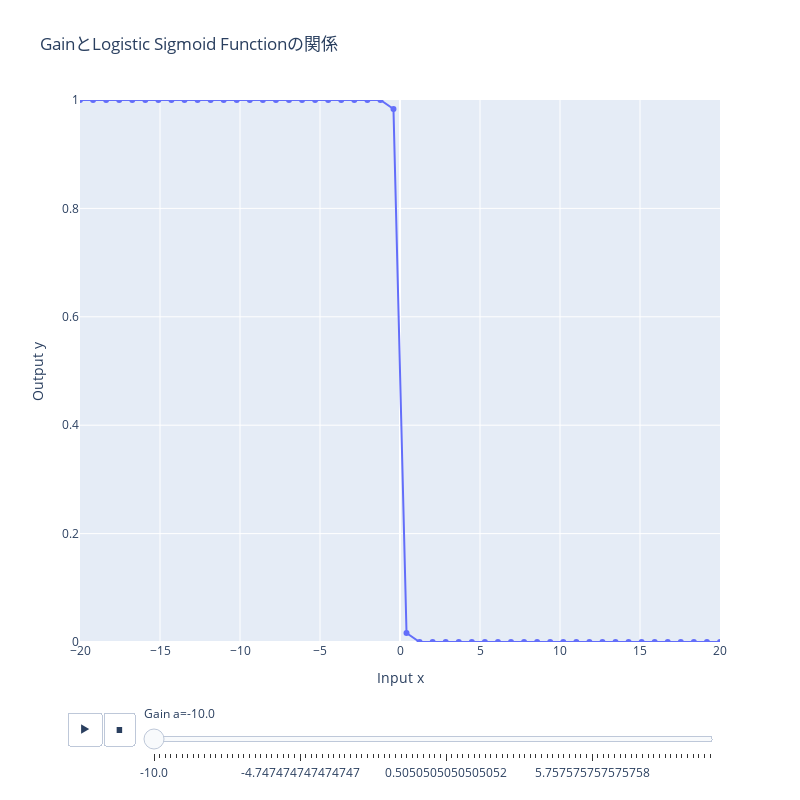

Write notebook code for a chart like this one.
### Markdown cell above
ここでロジスティック関数と呼んでいる関数には`a`という引数があります。この値はgainを示していて、上のプロットは$a=1$の場合のものです。  
この$a=1$の特殊な状態のとき、「標準シグモイド関数」または「標準ロジスティック関数: Standard logistic function」と呼ばれます。  
また機械学習の分野ではこの標準シグモイド関数を単に「シグモイド関数」と呼ぶ事が多いです。  
(参考: https://atmarkit.itmedia.co.jp/ait/articles/2003/04/news021.html)

「シグモイド」とは「ギリシア語のシグマの語末形（アルファベットでいうとS）に似た形」を表す言葉なので、ロジスティック・シグモイド関数以外にもシグモイド関数は存在します。しかしそれでも機械学習の分野では、標準シグモイド関数を単にシグモイド関数と呼びます（実際それ以外の呼び方をしている人を見たことがない…）

(参考: https://kenichia.hatenablog.com/entry/2017/03/04/122551)

gainはグラフのS字カーブをきつくしたり、ゆるくしたりするためのパラメータとして機能します。  
実際に以下のプロットで、`gain a`スライダーを操作して確認してみましょう。  
gainが0に近い時はx軸に平行に近い直線のような形を取り、gainを徐々に大きくするとS字になっていきます。更にgainを大きくするとS字の勾配が大きくなり、最終的にステップ関数に近い形になることがわかります。

### Code cell
def get_sigmoid_df(a:float=0.1):
    x = np.linspace(-20,20, 50)
    y = logistic_sigmoid(x, a=a)
    sigmoid_df = pd.DataFrame({"Input x":x, 
                              "Output y": y})
    sigmoid_df["Gain a"] = a
    return sigmoid_df

# animation用のdataframeを作成
sample_df_for_animation = pd.concat([get_sigmoid_df(a) for a in np.linspace(-10.0, 10.0, 100)])
# animationの作成
logistic_sigmoid_animation = px.line(data_frame=sample_df_for_animation, 
                               x="Input x",y="Output y", animation_frame="Gain a",
                               width=800, height=800, 
                               markers=True,
                               title="GainとLogistic Sigmoid Functionの関係",
                               range_x=[-20,20], range_y=[0,1],
                               #render_mode="webgl",
                              )
# frame補間を消す
logistic_sigmoid_animation.layout.updatemenus[0].buttons[0].args[1]["transition"]['duration'] = 0
# 描画
logistic_sigmoid_animation.show()

### Figure 1 — Plotly figure (JSON) as saved in the notebook; plotly's stock layout.template omitted (floating-point values rounded to 4 significant figures)
{"data": [{"hovertemplate": "Gain a=-10.0<br>Input x=%{x}<br>Output y=%{y}<extra></extra>", "legendgroup": "", "line": {"color": "#636efa", "dash": "solid"}, "marker": {"symbol": "circle"}, "mode": "markers+lines", "name": "", "orientation": "v", "showlegend": false, "type": "scatter", "x": [-20, -19.18, -18.37, -17.55, -16.73, -15.92, -15.1, -14.29, -13.47, -12.65, -11.84, -11.02, -10.2, -9.388, -8.571, -7.755, -6.939, -6.122, -5.306, -4.49, -3.673, -2.857, -2.041, -1.224, -0.4082, 0.4082, 1.224, 2.041, 2.857, 3.673, 4.49, 5.306, 6.122, 6.939, 7.755, 8.571, 9.388, 10.2, 11.02, 11.84, 12.65, 13.47, 14.29, 15.1, 15.92, 16.73, 17.55, 18.37, 19.18, 20], "xaxis": "x", "y": [1, 1, 1, 1, 1, 1, 1, 1, 1, 1, 1, 1, 1, 1, 1, 1, 1, 1, 1, 1, 1.0, 1.0, 1.0, 1.0, 0.9834, 0.0166, 4.81e-06, 1.37e-09, 3.905e-13, 1.113e-16, 3.17e-20, 9.032e-24, 2.574e-27, 7.333e-31, 2.089e-34, 5.953e-38, 1.696e-41, 4.833e-45, 1.377e-48, 3.924e-52, 1.118e-55, 3.186e-59, 9.077e-63, 2.586e-66, 7.369e-70, 2.1e-73, 5.983e-77, 1.705e-80, 4.857e-84, 1.384e-87], "yaxis": "y"}], "layout": {"height": 800, "legend": {"tracegroupgap": 0}, "sliders": [{"active": 0, "currentvalue": {"prefix": "Gain a="}, "len": 0.9, "pad": {"b": 10, "t": 60}, "steps": [{"args": [["-10.0"], {"frame": {"duration": 0, "redraw": false}, "fromcurrent": true, "mode": "immediate", "transition": {"duration": 0, "easing": "linear"}}], "label": "-10.0", "method": "animate"}, {"args": [["-9.797979797979798"], {"frame": {"duration": 0, "redraw": false}, "fromcurrent": true, "mode": "immediate", "transition": {"duration": 0, "easing": "linear"}}], "label": "-9.797979797979798", "method": "animate"}, {"args": [["-9.595959595959595"], {"frame": {"duration": 0, "redraw": false}, "fromcurrent": true, "mode": "immediate", "transition": {"duration": 0, "easing": "linear"}}], "label": "-9.595959595959595", "method": "animate"}, {"args": [["-9.393939393939394"], {"frame": {"duration": 0, "redraw": false}, "fromcurrent": true, "mode": "immediate", "transition": {"duration": 0, "easing": "linear"}}], "label": "-9.393939393939394", "method": "animate"}, {"args": [["-9.191919191919192"], {"frame": {"duration": 0, "redraw": false}, "fromcurrent": true, "mode": "immediate", "transition": {"duration": 0, "easing": "linear"}}], "label": "-9.191919191919192", "method": "animate"}, {"args": [["-8.98989898989899"], {"frame": {"duration": 0, "redraw": false}, "fromcurrent": true, "mode": "immediate", "transition": {"duration": 0, "easing": "linear"}}], "label": "-8.98989898989899", "method": "animate"}, {"args": [["-8.787878787878787"], {"frame": {"duration": 0, "redraw": false}, "fromcurrent": true, "mode": "immediate", "transition": {"duration": 0, "easing": "linear"}}], "label": "-8.787878787878787", "method": "animate"}, {"args": [["-8.585858585858587"], {"frame": {"duration": 0, "redraw": false}, "fromcurrent": true, "mode": "immediate", "transition": {"duration": 0, "easing": "linear"}}], "label": "-8.585858585858587", "method": "animate"}, {"args": [["-8.383838383838384"], {"frame": {"duration": 0, "redraw": false}, "fromcurrent": true, "mode": "immediate", "transition": {"duration": 0, "easing": "linear"}}], "label": "-8.383838383838384", "method": "animate"}, {"args": [["-8.181818181818182"], {"frame": {"duration": 0, "redraw": false}, "fromcurrent": true, "mode": "immediate", "transition": {"duration": 0, "easing": "linear"}}], "label": "-8.181818181818182", "method": "animate"}, {"args": [["-7.979797979797979"], {"frame": {"duration": 0, "redraw": false}, "fromcurrent": true, "mode": "immediate", "transition": {"duration": 0, "easing": "linear"}}], "label": "-7.979797979797979", "method": "animate"}, {"args": [["-7.777777777777778"], {"frame": {"duration": 0, "redraw": false}, "fromcurrent": true, "mode": "immediate", "transition": {"duration": 0, "easing": "linear"}}], "label": "-7.777777777777778", "method": "animate"}, {"args": [["-7.575757575757576"], {"frame": {"duration": 0, "redraw": false}, "fromcurrent": true, "mode": "immediate", "transition": {"duration": 0, "easing": "linear"}}], "label": "-7.575757575757576", "method": "animate"}, {"args": [["-7.373737373737374"], {"frame": {"duration": 0, "redraw": false}, "fromcurrent": true, "mode": "immediate", "transition": {"duration": 0, "easing": "linear"}}], "label": "-7.373737373737374", "method": "animate"}, {"args": [["-7.171717171717171"], {"frame": {"duration": 0, "redraw": false}, "fromcurrent": true, "mode": "immediate", "transition": {"duration": 0, "easing": "linear"}}], "label": "-7.171717171717171", "method": "animate"}, {"args": [["-6.96969696969697"], {"frame": {"duration": 0, "redraw": false}, "fromcurrent": true, "mode": "immediate", "transition": {"duration": 0, "easing": "linear"}}], "label": "-6.96969696969697", "method": "animate"}, {"args": [["-6.767676767676768"], {"frame": {"duration": 0, "redraw": false}, "fromcurrent": true, "mode": "immediate", "transition": {"duration": 0, "easing": "linear"}}], "label": "-6.767676767676768", "method": "animate"}, {"args": [["-6.565656565656566"], {"frame": {"duration": 0, "redraw": false}, "fromcurrent": true, "mode": "immediate", "transition": {"duration": 0, "easing": "linear"}}], "label": "-6.565656565656566", "method": "animate"}, {"args": [["-6.363636363636363"], {"frame": {"duration": 0, "redraw": false}, "fromcurrent": true, "mode": "immediate", "transition": {"duration": 0, "easing": "linear"}}], "label": "-6.363636363636363", "method": "animate"}, {"args": [["-6.161616161616162"], {"frame": {"duration": 0, "redraw": false}, "fromcurrent": true, "mode": "immediate", "transition": {"duration": 0, "easing": "linear"}}], "label": "-6.161616161616162", "method": "animate"}, {"args": [["-5.959595959595959"], {"frame": {"duration": 0, "redraw": false}, "fromcurrent": true, "mode": "immediate", "transition": {"duration": 0, "easing": "linear"}}], "label": "-5.959595959595959", "method": "animate"}, {"args": [["-5.757575757575758"], {"frame": {"duration": 0, "redraw": false}, "fromcurrent": true, "mode": "immediate", "transition": {"duration": 0, "easing": "linear"}}], "label": "-5.757575757575758", "method": "animate"}, {"args": [["-5.555555555555555"], {"frame": {"duration": 0, "redraw": false}, "fromcurrent": true, "mode": "immediate", "transition": {"duration": 0, "easing": "linear"}}], "label": "-5.555555555555555", "method": "animate"}, {"args": [["-5.353535353535354"], {"frame": {"duration": 0, "redraw": false}, "fromcurrent": true, "mode": "immediate", "transition": {"duration": 0, "easing": "linear"}}], "label": "-5.353535353535354", "method": "animate"}, {"args": [["-5.151515151515151"], {"frame": {"duration": 0, "redraw": false}, "fromcurrent": true, "mode": "immediate", "transition": {"duration": 0, "easing": "linear"}}], "label": "-5.151515151515151", "method": "animate"}, {"args": [["-4.94949494949495"], {"frame": {"duration": 0, "redraw": false}, "fromcurrent": true, "mode": "immediate", "transition": {"duration": 0, "easing": "linear"}}], "label": "-4.94949494949495", "method": "animate"}, {"args": [["-4.747474747474747"], {"frame": {"duration": 0, "redraw": false}, "fromcurrent": true, "mode": "immediate", "transition": {"duration": 0, "easing": "linear"}}], "label": "-4.747474747474747", "method": "animate"}, {"args": [["-4.545454545454546"], {"frame": {"duration": 0, "redraw": false}, "fromcurrent": true, "mode": "immediate", "transition": {"duration": 0, "easing": "linear"}}], "label": "-4.545454545454546", "method": "animate"}, {"args": [["-4.343434343434343"], {"frame": {"duration": 0, "redraw": false}, "fromcurrent": true, "mode": "immediate", "transition": {"duration": 0, "easing": "linear"}}], "label": "-4.343434343434343", "method": "animate"}, {"args": [["-4.141414141414142"], {"frame": {"duration": 0, "redraw": false}, "fromcurrent": true, "mode": "immediate", "transition": {"duration": 0, "easing": "linear"}}], "label": "-4.141414141414142", "method": "animate"}, {"args": [["-3.9393939393939394"], {"frame": {"duration": 0, "redraw": false}, "fromcurrent": true, "mode": "immediate", "transition": {"duration": 0, "easing": "linear"}}], "label": "-3.9393939393939394", "method": "animate"}, {"args": [["-3.737373737373738"], {"frame": {"duration": 0, "redraw": false}, "fromcurrent": true, "mode": "immediate", "transition": {"duration": 0, "easing": "linear"}}], "label": "-3.737373737373738", "method": "animate"}, {"args": [["-3.5353535353535355"], {"frame": {"duration": 0, "redraw": false}, "fromcurrent": true, "mode": "immediate", "transition": {"duration": 0, "easing": "linear"}}], "label": "-3.5353535353535355", "method": "animate"}, {"args": [["-3.333333333333333"], {"frame": {"duration": 0, "redraw": false}, "fromcurrent": true, "mode": "immediate", "transition": {"duration": 0, "easing": "linear"}}], "label": "-3.333333333333333", "method": "animate"}, {"args": [["-3.1313131313131315"], {"frame": {"duration": 0, "redraw": false}, "fromcurrent": true, "mode": "immediate", "transition": {"duration": 0, "easing": "linear"}}], "label": "-3.1313131313131315", "method": "animate"}, {"args": [["-2.929292929292929"], {"frame": {"duration": 0, "redraw": false}, "fromcurrent": true, "mode": "immediate", "transition": {"duration": 0, "easing": "linear"}}], "label": "-2.929292929292929", "method": "animate"}, {"args": [["-2.7272727272727275"], {"frame": {"duration": 0, "redraw": false}, "fromcurrent": true, "mode": "immediate", "transition": {"duration": 0, "easing": "linear"}}], "label": "-2.7272727272727275", "method": "animate"}, {"args": [["-2.525252525252525"], {"frame": {"duration": 0, "redraw": false}, "fromcurrent": true, "mode": "immediate", "transition": {"duration": 0, "easing": "linear"}}], "label": "-2.525252525252525", "method": "animate"}, {"args": [["-2.3232323232323235"], {"frame": {"duration": 0, "redraw": false}, "fromcurrent": true, "mode": "immediate", "transition": {"duration": 0, "easing": "linear"}}], "label": "-2.3232323232323235", "method": "animate"}, {"args": [["-2.121212121212121"], {"frame": {"duration": 0, "redraw": false}, "fromcurrent": true, "mode": "immediate", "transition": {"duration": 0, "easing": "linear"}}], "label": "-2.121212121212121", "method": "animate"}, {"args": [["-1.9191919191919187"], {"frame": {"duration": 0, "redraw": false}, "fromcurrent": true, "mode": "immediate", "transition": {"duration": 0, "easing": "linear"}}], "label": "-1.9191919191919187", "method": "animate"}, {"args": [["-1.717171717171718"], {"frame": {"duration": 0, "redraw": false}, "fromcurrent": true, "mode": "immediate", "transition": {"duration": 0, "easing": "linear"}}], "label": "-1.717171717171718", "method": "animate"}, {"args": [["-1.5151515151515156"], {"frame": {"duration": 0, "redraw": false}, "fromcurrent": true, "mode": "immediate", "transition": {"duration": 0, "easing": "linear"}}], "label": "-1.5151515151515156", "method": "animate"}, {"args": [["-1.3131313131313131"], {"frame": {"duration": 0, "redraw": false}, "fromcurrent": true, "mode": "immediate", "transition": {"duration": 0, "easing": "linear"}}], "label": "-1.3131313131313131", "method": "animate"}, {"args": [["-1.1111111111111107"], {"frame": {"duration": 0, "redraw": false}, "fromcurrent": true, "mode": "immediate", "transition": {"duration": 0, "easing": "linear"}}], "label": "-1.1111111111111107", "method": "animate"}, {"args": [["-0.9090909090909101"], {"frame": {"duration": 0, "redraw": false}, "fromcurrent": true, "mode": "immediate", "transition": {"duration": 0, "easing": "linear"}}], "label": "-0.9090909090909101", "method": "animate"}, {"args": [["-0.7070707070707076"], {"frame": {"duration": 0, "redraw": false}, "fromcurrent": true, "mode": "immediate", "transition": {"duration": 0, "easing": "linear"}}], "label": "-0.7070707070707076", "method": "animate"}, {"args": [["-0.5050505050505052"], {"frame": {"duration": 0, "redraw": false}, "fromcurrent": true, "mode": "immediate", "transition": {"duration": 0, "easing": "linear"}}], "label": "-0.5050505050505052", "method": "animate"}, {"args": [["-0.30303030303030276"], {"frame": {"duration": 0, "redraw": false}, "fromcurrent": true, "mode": "immediate", "transition": {"duration": 0, "easing": "linear"}}], "label": "-0.30303030303030276", "method": "animate"}, {"args": [["-0.10101010101010033"], {"frame": {"duration": 0, "redraw": false}, "fromcurrent": true, "mode": "immediate", "transition": {"duration": 0, "easing": "linear"}}], "label": "-0.10101010101010033", "method": "animate"}, {"args": [["0.10101010101010033"], {"frame": {"duration": 0, "redraw": false}, "fromcurrent": true, "mode": "immediate", "transition": {"duration": 0, "easing": "linear"}}], "label": "0.10101010101010033", "method": "animate"}, {"args": [["0.30303030303030276"], {"frame": {"duration": 0, "redraw": false}, "fromcurrent": true, "mode": "immediate", "transition": {"duration": 0, "easing": "linear"}}], "label": "0.30303030303030276", "method": "animate"}, {"args": [["0.5050505050505052"], {"frame": {"duration": 0, "redraw": false}, "fromcurrent": true, "mode": "immediate", "transition": {"duration": 0, "easing": "linear"}}], "label": "0.5050505050505052", "method": "animate"}, {"args": [["0.7070707070707076"], {"frame": {"duration": 0, "redraw": false}, "fromcurrent": true, "mode": "immediate", "transition": {"duration": 0, "easing": "linear"}}], "label": "0.7070707070707076", "method": "animate"}, {"args": [["0.9090909090909083"], {"frame": {"duration": 0, "redraw": false}, "fromcurrent": true, "mode": "immediate", "transition": {"duration": 0, "easing": "linear"}}], "label": "0.9090909090909083", "method": "animate"}, {"args": [["1.1111111111111107"], {"frame": {"duration": 0, "redraw": false}, "fromcurrent": true, "mode": "immediate", "transition": {"duration": 0, "easing": "linear"}}], "label": "1.1111111111111107", "method": "animate"}, {"args": [["1.3131313131313131"], {"frame": {"duration": 0, "redraw": false}, "fromcurrent": true, "mode": "immediate", "transition": {"duration": 0, "easing": "linear"}}], "label": "1.3131313131313131", "method": "animate"}, {"args": [["1.5151515151515156"], {"frame": {"duration": 0, "redraw": false}, "fromcurrent": true, "mode": "immediate", "transition": {"duration": 0, "easing": "linear"}}], "label": "1.5151515151515156", "method": "animate"}, {"args": [["1.7171717171717162"], {"frame": {"duration": 0, "redraw": false}, "fromcurrent": true, "mode": "immediate", "transition": {"duration": 0, "easing": "linear"}}], "label": "1.7171717171717162", "method": "animate"}, {"args": [["1.9191919191919187"], {"frame": {"duration": 0, "redraw": false}, "fromcurrent": true, "mode": "immediate", "transition": {"duration": 0, "easing": "linear"}}], "label": "1.9191919191919187", "method": "animate"}, {"args": [["2.121212121212121"], {"frame": {"duration": 0, "redraw": false}, "fromcurrent": true, "mode": "immediate", "transition": {"duration": 0, "easing": "linear"}}], "label": "2.121212121212121", "method": "animate"}, {"args": [["2.3232323232323235"], {"frame": {"duration": 0, "redraw": false}, "fromcurrent": true, "mode": "immediate", "transition": {"duration": 0, "easing": "linear"}}], "label": "2.3232323232323235", "method": "animate"}, {"args": [["2.525252525252524"], {"frame": {"duration": 0, "redraw": false}, "fromcurrent": true, "mode": "immediate", "transition": {"duration": 0, "easing": "linear"}}], "label": "2.525252525252524", "method": "animate"}, {"args": [["2.7272727272727266"], {"frame": {"duration": 0, "redraw": false}, "fromcurrent": true, "mode": "immediate", "transition": {"duration": 0, "easing": "linear"}}], "label": "2.7272727272727266", "method": "animate"}, {"args": [["2.929292929292929"], {"frame": {"duration": 0, "redraw": false}, "fromcurrent": true, "mode": "immediate", "transition": {"duration": 0, "easing": "linear"}}], "label": "2.929292929292929", "method": "animate"}, {"args": [["3.1313131313131315"], {"frame": {"duration": 0, "redraw": false}, "fromcurrent": true, "mode": "immediate", "transition": {"duration": 0, "easing": "linear"}}], "label": "3.1313131313131315", "method": "animate"}, {"args": [["3.333333333333334"], {"frame": {"duration": 0, "redraw": false}, "fromcurrent": true, "mode": "immediate", "transition": {"duration": 0, "easing": "linear"}}], "label": "3.333333333333334", "method": "animate"}, {"args": [["3.5353535353535346"], {"frame": {"duration": 0, "redraw": false}, "fromcurrent": true, "mode": "immediate", "transition": {"duration": 0, "easing": "linear"}}], "label": "3.5353535353535346", "method": "animate"}, {"args": [["3.737373737373737"], {"frame": {"duration": 0, "redraw": false}, "fromcurrent": true, "mode": "immediate", "transition": {"duration": 0, "easing": "linear"}}], "label": "3.737373737373737", "method": "animate"}, {"args": [["3.9393939393939394"], {"frame": {"duration": 0, "redraw": false}, "fromcurrent": true, "mode": "immediate", "transition": {"duration": 0, "easing": "linear"}}], "label": "3.9393939393939394", "method": "animate"}, {"args": [["4.141414141414142"], {"frame": {"duration": 0, "redraw": false}, "fromcurrent": true, "mode": "immediate", "transition": {"duration": 0, "easing": "linear"}}], "label": "4.141414141414142", "method": "animate"}, {"args": [["4.3434343434343425"], {"frame": {"duration": 0, "redraw": false}, "fromcurrent": true, "mode": "immediate", "transition": {"duration": 0, "easing": "linear"}}], "label": "4.3434343434343425", "method": "animate"}, {"args": [["4.545454545454545"], {"frame": {"duration": 0, "redraw": false}, "fromcurrent": true, "mode": "immediate", "transition": {"duration": 0, "easing": "linear"}}], "label": "4.545454545454545", "method": "animate"}, {"args": [["4.747474747474747"], {"frame": {"duration": 0, "redraw": false}, "fromcurrent": true, "mode": "immediate", "transition": {"duration": 0, "easing": "linear"}}], "label": "4.747474747474747", "method": "animate"}, {"args": [["4.94949494949495"], {"frame": {"duration": 0, "redraw": false}, "fromcurrent": true, "mode": "immediate", "transition": {"duration": 0, "easing": "linear"}}], "label": "4.94949494949495", "method": "animate"}, {"args": [["5.1515151515151505"], {"frame": {"duration": 0, "redraw": false}, "fromcurrent": true, "mode": "immediate", "transition": {"duration": 0, "easing": "linear"}}], "label": "5.1515151515151505", "method": "animate"}, {"args": [["5.353535353535353"], {"frame": {"duration": 0, "redraw": false}, "fromcurrent": true, "mode": "immediate", "transition": {"duration": 0, "easing": "linear"}}], "label": "5.353535353535353", "method": "animate"}, {"args": [["5.555555555555555"], {"frame": {"duration": 0, "redraw": false}, "fromcurrent": true, "mode": "immediate", "transition": {"duration": 0, "easing": "linear"}}], "label": "5.555555555555555", "method": "animate"}, {"args": [["5.757575757575758"], {"frame": {"duration": 0, "redraw": false}, "fromcurrent": true, "mode": "immediate", "transition": {"duration": 0, "easing": "linear"}}], "label": "5.757575757575758", "method": "animate"}, {"args": [["5.9595959595959584"], {"frame": {"duration": 0, "redraw": false}, "fromcurrent": true, "mode": "immediate", "transition": {"duration": 0, "easing": "linear"}}], "label": "5.9595959595959584", "method": "animate"}, {"args": [["6.161616161616163"], {"frame": {"duration": 0, "redraw": false}, "fromcurrent": true, "mode": "immediate", "transition": {"duration": 0, "easing": "linear"}}], "label": "6.161616161616163", "method": "animate"}, {"args": [["6.363636363636363"], {"frame": {"duration": 0, "redraw": false}, "fromcurrent": true, "mode": "immediate", "transition": {"duration": 0, "easing": "linear"}}], "label": "6.363636363636363", "method": "animate"}, {"args": [["6.565656565656564"], {"frame": {"duration": 0, "redraw": false}, "fromcurrent": true, "mode": "immediate", "transition": {"duration": 0, "easing": "linear"}}], "label": "6.565656565656564", "method": "animate"}, {"args": [["6.767676767676768"], {"frame": {"duration": 0, "redraw": false}, "fromcurrent": true, "mode": "immediate", "transition": {"duration": 0, "easing": "linear"}}], "label": "6.767676767676768", "method": "animate"}, {"args": [["6.969696969696969"], {"frame": {"duration": 0, "redraw": false}, "fromcurrent": true, "mode": "immediate", "transition": {"duration": 0, "easing": "linear"}}], "label": "6.969696969696969", "method": "animate"}, {"args": [["7.171717171717173"], {"frame": {"duration": 0, "redraw": false}, "fromcurrent": true, "mode": "immediate", "transition": {"duration": 0, "easing": "linear"}}], "label": "7.171717171717173", "method": "animate"}, {"args": [["7.373737373737374"], {"frame": {"duration": 0, "redraw": false}, "fromcurrent": true, "mode": "immediate", "transition": {"duration": 0, "easing": "linear"}}], "label": "7.373737373737374", "method": "animate"}, {"args": [["7.575757575757574"], {"frame": {"duration": 0, "redraw": false}, "fromcurrent": true, "mode": "immediate", "transition": {"duration": 0, "easing": "linear"}}], "label": "7.575757575757574", "method": "animate"}, {"args": [["7.777777777777779"], {"frame": {"duration": 0, "redraw": false}, "fromcurrent": true, "mode": "immediate", "transition": {"duration": 0, "easing": "linear"}}], "label": "7.777777777777779", "method": "animate"}, {"args": [["7.979797979797979"], {"frame": {"duration": 0, "redraw": false}, "fromcurrent": true, "mode": "immediate", "transition": {"duration": 0, "easing": "linear"}}], "label": "7.979797979797979", "method": "animate"}, {"args": [["8.18181818181818"], {"frame": {"duration": 0, "redraw": false}, "fromcurrent": true, "mode": "immediate", "transition": {"duration": 0, "easing": "linear"}}], "label": "8.18181818181818", "method": "animate"}, {"args": [["8.383838383838384"], {"frame": {"duration": 0, "redraw": false}, "fromcurrent": true, "mode": "immediate", "transition": {"duration": 0, "easing": "linear"}}], "label": "8.383838383838384", "method": "animate"}, {"args": [["8.585858585858585"], {"frame": {"duration": 0, "redraw": false}, "fromcurrent": true, "mode": "immediate", "transition": {"duration": 0, "easing": "linear"}}], "label": "8.585858585858585", "method": "animate"}, {"args": [["8.787878787878789"], {"frame": {"duration": 0, "redraw": false}, "fromcurrent": true, "mode": "immediate", "transition": {"duration": 0, "easing": "linear"}}], "label": "8.787878787878789", "method": "animate"}, {"args": [["8.98989898989899"], {"frame": {"duration": 0, "redraw": false}, "fromcurrent": true, "mode": "immediate", "transition": {"duration": 0, "easing": "linear"}}], "label": "8.98989898989899", "method": "animate"}, {"args": [["9.19191919191919"], {"frame": {"duration": 0, "redraw": false}, "fromcurrent": true, "mode": "immediate", "transition": {"duration": 0, "easing": "linear"}}], "label": "9.19191919191919", "method": "animate"}, {"args": [["9.393939393939394"], {"frame": {"duration": 0, "redraw": false}, "fromcurrent": true, "mode": "immediate", "transition": {"duration": 0, "easing": "linear"}}], "label": "9.393939393939394", "method": "animate"}, {"args": [["9.595959595959595"], {"frame": {"duration": 0, "redraw": false}, "fromcurrent": true, "mode": "immediate", "transition": {"duration": 0, "easing": "linear"}}], "label": "9.595959595959595", "method": "animate"}, {"args": [["9.7979797979798"], {"frame": {"duration": 0, "redraw": false}, "fromcurrent": true, "mode": "immediate", "transition": {"duration": 0, "easing": "linear"}}], "label": "9.7979797979798", "method": "animate"}, {"args": [["10.0"], {"frame": {"duration": 0, "redraw": false}, "fromcurrent": true, "mode": "immediate", "transition": {"duration": 0, "easing": "linear"}}], "label": "10.0", "method": "animate"}], "x": 0.1, "xanchor": "left", "y": 0, "yanchor": "top"}], "title": {"text": "GainとLogistic Sigmoid Functionの関係"}, "updatemenus": [{"buttons": [{"args": [null, {"frame": {"duration": 500, "redraw": false}, "fromcurrent": true, "mode": "immediate", "transition": {"duration": 0, "easing": "linear"}}], "label": "&#9654;", "method": "animate"}, {"args": [[null], {"frame": {"duration": 0, "redraw": false}, "fromcurrent": true, "mode": "immediate", "transition": {"duration": 0, "easing": "linear"}}], "label": "&#9724;", "method": "animate"}], "direction": "left", "pad": {"r": 10, "t": 70}, "showactive": false, "type": "buttons", "x": 0.1, "xanchor": "right", "y": 0, "yanchor": "top"}], "width": 800, "xaxis": {"anchor": "y", "domain": [0, 1], "range": [-20, 20], "title": {"text": "Input x"}}, "yaxis": {"anchor": "x", "domain": [0, 1], "range": [0, 1], "title": {"text": "Output y"}}}}
